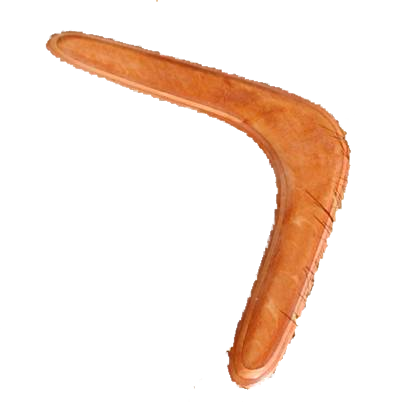
#> input picture outputs/focus-mask-study/fixtures/boomerang-ground-truth.png, 400 x 402 px
$ python analyze_masks.py
#> lines starting #> are read from the running program, lines starting #| are printed output that depends on the picture; after the words box and inside, x2 and y2 are one past the last pixel; in counts of white or black regions, pixels touching at a corner belong together
"""Measure generated boomerang masks against the public-domain alpha mask."""

from pathlib import Path

import numpy as np
from PIL import Image
from scipy import ndimage


ROOT = Path(__file__).parent
GT_PATH = ROOT / "fixtures" / "boomerang-ground-truth.png"


def largest_component(mask: np.ndarray) -> np.ndarray:
    labels, count = ndimage.label(mask, structure=np.ones((3, 3)))
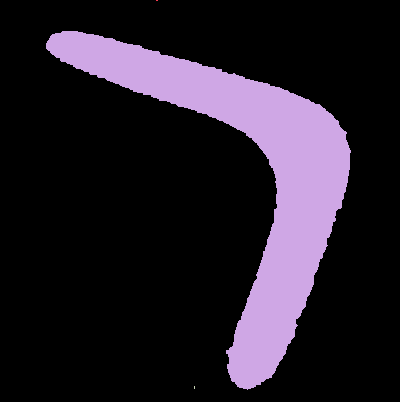
#> labels: shape (402, 400) int32; 4 distinct labels, from 0 to 3; one colour per label, 0 black
#> count = 3
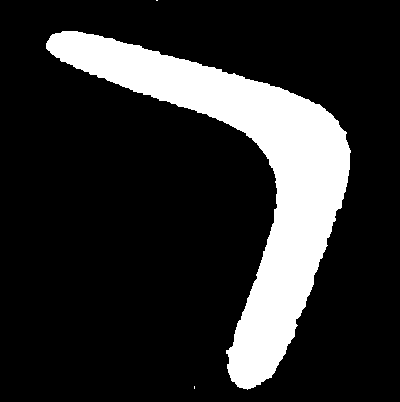
#> mask: shape (402, 400) bool; 17.7% white; 3 white regions (2 under 20 px), largest, box (x1, y1, x2, y2) and area: (46, 31, 351, 390) 28381
    if not count:
        return mask
    areas = np.bincount(labels.ravel())
#> areas = [132414, 2, 28381, 3]
    areas[0] = 0
    return labels == areas.argmax()
#> returned value: shape (402, 400) bool; 17.6% white; 1 white region, box (x1, y1, x2, y2) and area: (46, 31, 351, 390) 28381


def point_nearest_centroid(mask: np.ndarray) -> tuple[int, int]:
    y, x = np.nonzero(mask)
    centroid = np.array([y.mean(), x.mean()])
    index = np.square(np.column_stack((y, x)) - centroid).sum(axis=1).argmin()
    return int(x[index]), int(y[index])


def safe_interior_point(mask: np.ndarray, clearance_ratio: float = 0.5) -> tuple[int, int]:
    distance = ndimage.distance_transform_edt(mask)
    candidates = mask & (distance >= distance.max() * clearance_ratio)
    return point_nearest_centroid(candidates)


def metrics(mask: np.ndarray, truth: np.ndarray) -> dict:
    intersection = np.logical_and(mask, truth).sum()
    union = np.logical_or(mask, truth).sum()
    centroid_point = point_nearest_centroid(mask)
    safe_point = safe_interior_point(mask)
    return {
        "iou": round(float(intersection / union), 4),
        "precision": round(float(intersection / mask.sum()), 4),
        "recall": round(float(intersection / truth.sum()), 4),
        "centroid_snap_xy": centroid_point,
        "centroid_snap_hits_truth": bool(truth[centroid_point[1], centroid_point[0]]),
        "safe_interior_xy": safe_point,
        "safe_interior_hits_truth": bool(truth[safe_point[1], safe_point[0]]),
    }


def analyze(path: Path, truth: np.ndarray) -> dict:
    image = Image.open(path).convert("L").resize(
        (truth.shape[1], truth.shape[0]), Image.Resampling.LANCZOS
    )
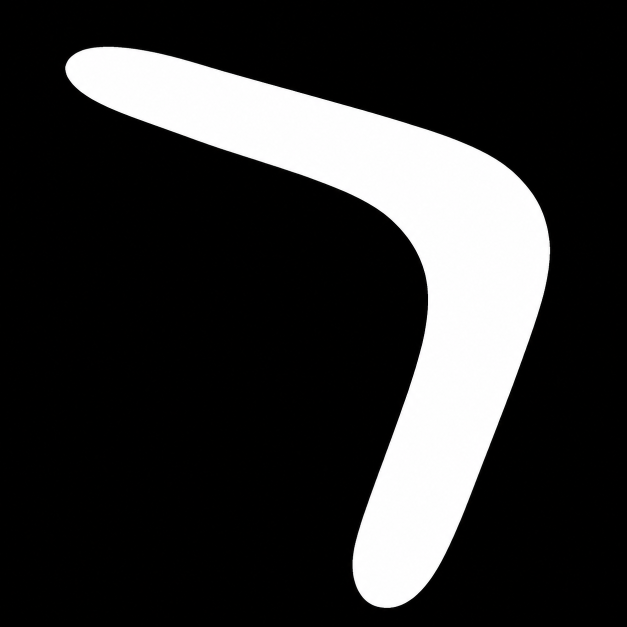
#> input picture outputs/focus-mask-study/openai-boomerang-mask.png, 1254 x 1254 px (shown at 1/2 size)
    gray = np.asarray(image)
    best = None
    for threshold in range(1, 256):
        mask = largest_component(gray >= threshold)
        if not mask.any():
            continue
        result = metrics(mask, truth)
        if best is None or result["iou"] > best["iou"]:
            best = {"threshold": threshold, **result}
#> this loop made 255 passes
#> (count in largest_component, intersection in metrics, union in metrics, centroid_point in metrics, safe_point in metrics) on passes 2, 6, 7, 8, 9, 10: (11, 28371, 32347, (266, 168), (293, 187)), (9, 28364, 31474, (267, 166), (293, 187)), (1, 28363, 31441, (267, 166), (293, 187)), (1, 28363, 31424, (267, 166), (293, 185)), (1, 28363, 31407, (267, 166), (293, 185)), (1, 28362, 31394, (267, 166), (293, 185))
#> (count in largest_component, intersection in metrics, union in metrics, centroid_point in metrics, safe_point in metrics) on passes 1, 3, 4, 5: (3690, 28373, 32873, (267, 176), (293, 187)), (38, 28369, 32056, (266, 168), (293, 187)), (74, 28365, 31705, (266, 167), (293, 187)), (25, 28365, 31528, (266, 167), (293, 187))
#> pass 1, in largest_component (call 2), `labels, count = ndimage.label(mask, structure=np.ones((3, 3)))`:
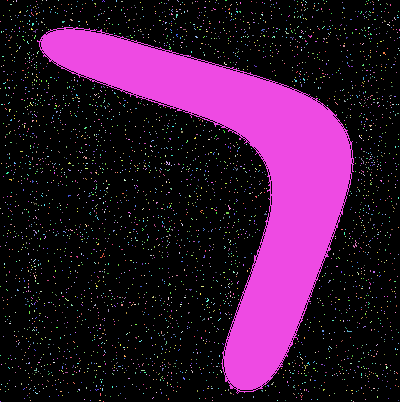
#> labels: shape (402, 400) int32; 3691 distinct labels, from 0 to 3690; one colour per label, 0 black
#> pass 1, in analyze, `mask = largest_component(gray >= threshold)`:
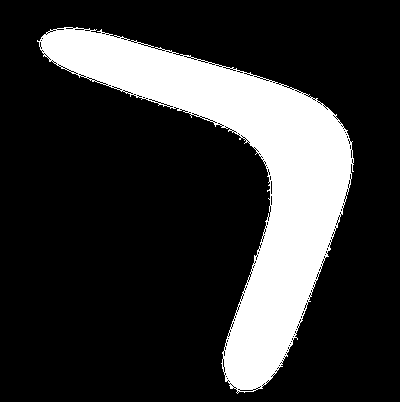
#> mask: shape (402, 400) bool; 20.4% white; 1 white region, box (x1, y1, x2, y2) and area: (37, 27, 354, 394) 32865
#> pass 1, in safe_interior_point, `candidates = mask & (distance >= distance.max() * clearance_ratio)`:
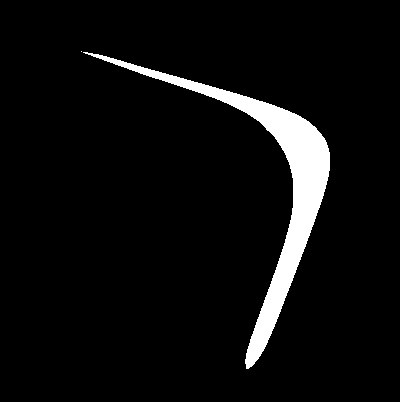
#> candidates: shape (402, 400) bool; 5.6% white; 2 white regions (1 under 20 px), largest, box (x1, y1, x2, y2) and area: (83, 52, 330, 369) 8948
#> after the loop:
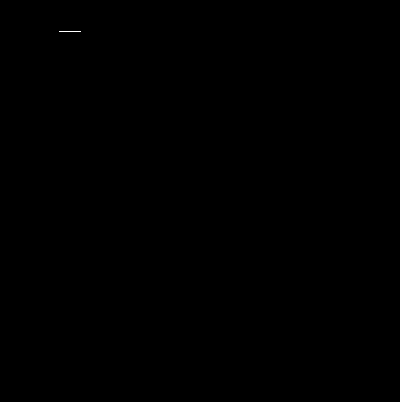
#> mask: shape (402, 400) bool; 0.01% white in thin lines or dots, all inside (x1, y1, x2, y2) = (59, 31, 81, 32)
    return best


def at_threshold(path: Path, truth: np.ndarray, threshold: int) -> dict:
    gray = np.asarray(
        Image.open(path).convert("L").resize(
            (truth.shape[1], truth.shape[0]), Image.Resampling.LANCZOS
        )
    )
    return metrics(largest_component(gray >= threshold), truth)


def main() -> None:
    truth = largest_component(np.asarray(Image.open(GT_PATH).getchannel("A")) >= 128)
    for filename in (
        "openai-boomerang-mask.png",
        "qwen-image-2-boomerang-rendered.png",
        "qwen-image-2-boomerang-rendered-v2-raw.png",
    ):
        path = ROOT / filename
        print(filename, {"best": analyze(path, truth), "threshold_128": at_threshold(path, truth, 128)})
#> (printed output is left out)
#> pass 2 of the loop in main, `for filename in (`:
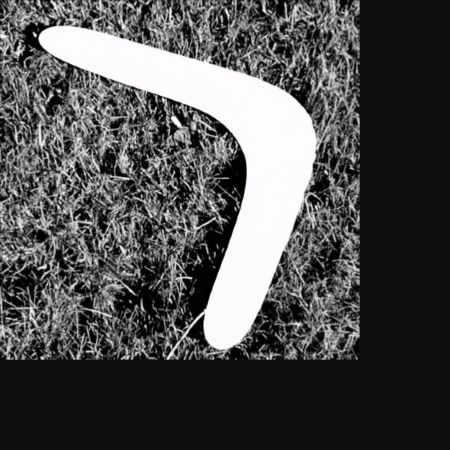
#> input picture outputs/focus-mask-study/qwen-image-2-boomerang-rendered.png, 450 x 450 px
#> the loop in analyze (call 2), `for threshold in range(1, 256):` made 255 passes
#> pass 1, in largest_component (call 258), `labels, count = ndimage.label(mask, structure=np.ones((3, 3)))`:
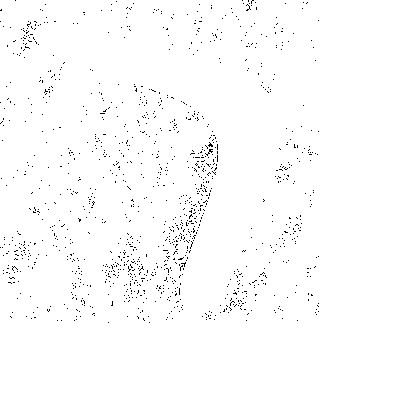
#> labels: shape (402, 400) int32; values 0 (black) and 1 (white), 98.8% white; black in thin lines or dots, all inside (x1, y1, x2, y2) = (0, 0, 319, 323)
#> after the loop in analyze (call 2), `for threshold in range(1, 256):`:
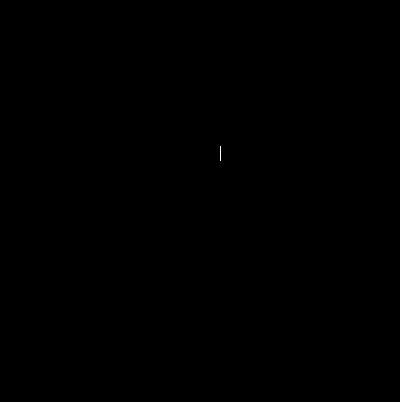
#> mask: shape (402, 400) bool; 0.01% white in thin lines or dots, all inside (x1, y1, x2, y2) = (220, 146, 221, 161)
#> (printed output is left out)
#> pass 3 of the loop in main, `for filename in (`:
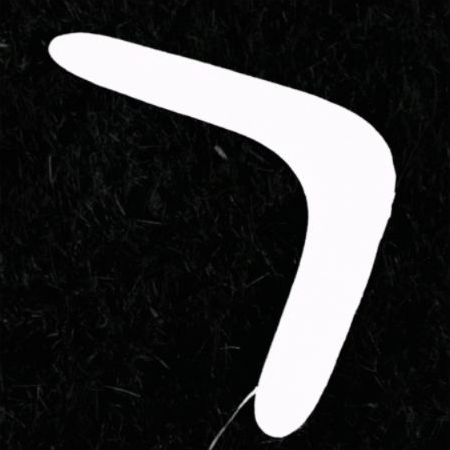
#> input picture outputs/focus-mask-study/qwen-image-2-boomerang-rendered-v2-raw.png, 450 x 450 px
#> the loop in analyze (call 3), `for threshold in range(1, 256):` made 255 passes
#> pass 1, in largest_component (call 514), `labels, count = ndimage.label(mask, structure=np.ones((3, 3)))`:
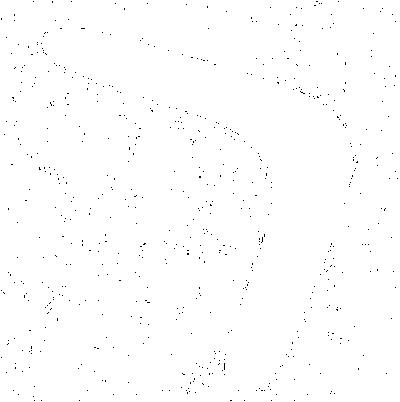
#> labels: shape (402, 400) int32; values 0 (black) and 1 (white), 99.5% white; black in thin lines or dots
#> after the loop in analyze (call 3), `for threshold in range(1, 256):`:
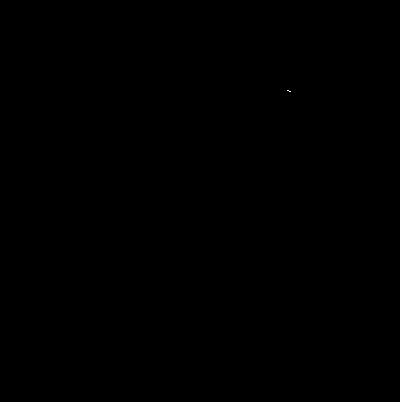
#> mask: shape (402, 400) bool; 0% white in thin lines or dots, all inside (x1, y1, x2, y2) = (287, 90, 291, 92)
#> (printed output is left out)

    qwen_point = (round(726 / 999 * (truth.shape[1] - 1)), round(386 / 999 * (truth.shape[0] - 1)))
    print("qwen3.7_direct_point", qwen_point, "hits_truth", bool(truth[qwen_point[1], qwen_point[0]]))
#| qwen3.7_direct_point (290, 155) hits_truth True

    # A concave shape's centroid can be outside; the clearance rule must remain inside.
    ring = np.zeros((21, 21), dtype=bool)
    yy, xx = np.ogrid[:21, :21]
    ring[(xx - 10) ** 2 + (yy - 10) ** 2 <= 9**2] = True
    ring[(xx - 10) ** 2 + (yy - 10) ** 2 <= 5**2] = False
    x, y = safe_interior_point(ring)
    assert ring[y, x]


if __name__ == "__main__":
    main()
